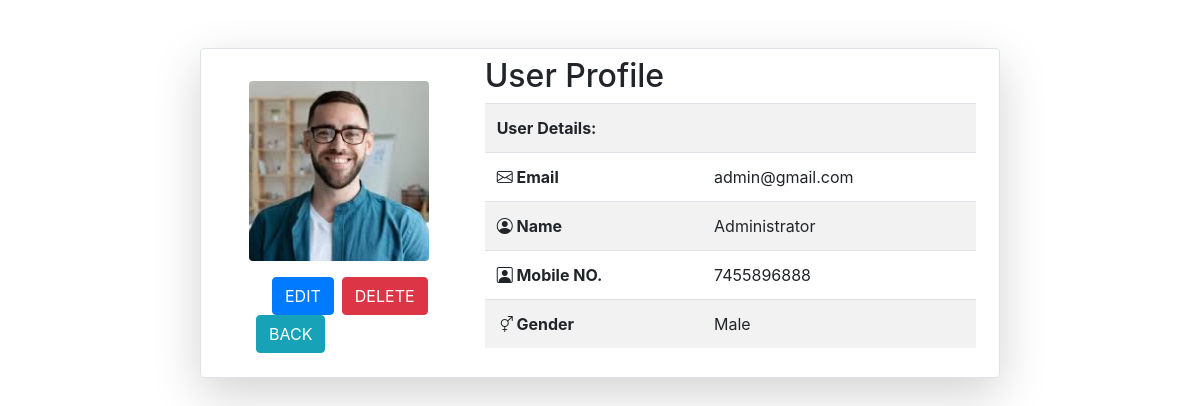
/Partials/_UserProfile.php (signed in), run on the app's committed database.
### tables this page shows
CREATE TABLE `user_list` (
  `u_id` int(30) NOT NULL,
  `user_name` varchar(50) NOT NULL,
  `user_email` varchar(250) NOT NULL,
  `user_mobile` varchar(50) NOT NULL,
  `user_pass` varchar(255) NOT NULL,
  `timestamp` datetime NOT NULL DEFAULT current_timestamp(),
  `user_img` varchar(1024) DEFAULT NULL,
  `user_gender` varchar(20) NOT NULL
);

### Partials/_UserProfile.php (the view, shortened to what this page needs)
<?php
 include '_dbconnect.php';
?>
<!DOCTYPE html>
<html>
<head>
    <link rel="stylesheet" href="https://cdn.jsdelivr.net/npm/bootstrap@4.5.3/dist/css/bootstrap.min.css"
>
    <link rel="stylesheet" href="https://cdn.jsdelivr.net/npm/bootstrap-icons@1.10.5/font/bootstrap-icons.css">
    <link rel="stylesheet" type="text/css" href="../assets/css/bootstrap-icons.css">
</head>
<body>
<?php
	if(isset($_SESSION['loggedin']) && $_SESSION['loggedin']== true){
        $user_email=$_SESSION['useremail'];
         $sql="SELECT * FROM `user_list` WHERE user_email = '$user_email'";
         $query = mysqli_query($conn, $sql);
         $result = mysqli_fetch_assoc($query);
         $id = $result['u_id'];?>
    <div class="row col-lg-8 border rounded mx-auto mt-5 p-2 shadow-lg">
        <div class="col-md-4 mt-4 text-center">
            <img src="<?php if(!empty($result['user_img']))
				{
					echo $result['user_img'];
				}else{
					echo '../assets/images/no-image.jpg';
				}
				?>
				" class="img-fluid rounded" style="width: 180px;height:180px;object-fit: cover;">
            <div class="my-3 mx-4 row">
                <a href="_EditProfile.php">
                    <button type="button" class="btn btn-primary ml-4">EDIT</button>
                </a>
                <button type="button" class="btn btn-danger ml-2" data-toggle="modal"
                    data-target="#exampleModal">DELETE</button>
                <a href="../index.php">
                    <button type="button" class="btn btn-info ml-2">BACK</button>
                </a>
            </div>
        </div>
        <div class="col-md-8">
            <div class="h2">User Profile</div>
            <table class="table table-striped">
                <tr>
                    <th colspan="2">User Details:</th>
                </tr>
                <tr>
                    <th><i class="bi bi-envelope"></i> Email</th>
                    <td><?php echo $result['user_email']?></td>
                </tr>
                <tr>
                    <th><i class="bi bi-person-circle"></i> Name</th>
                    <td><?php echo $result['user_name']?></td>
                </tr>
                <tr>
                    <th><i class="bi bi-person-square"></i> Mobile NO.</th>
                    <td><?php echo $result['user_mobile'] ?></td>
                </tr>
                <tr>
                    <th><i class="bi bi-gender-ambiguous"></i> Gender</th>
                    <td><?php echo $result['user_gender'] ?></td>
                </tr>
            </table>
        </div>
    </div> <?php
	}
    ?>
</body>
</html>

### data on the page
user_list: user_img (placeholder picture), user_email "admin@gmail.com", user_name "Administrator", user_mobile "7455896888", user_gender "Male"
